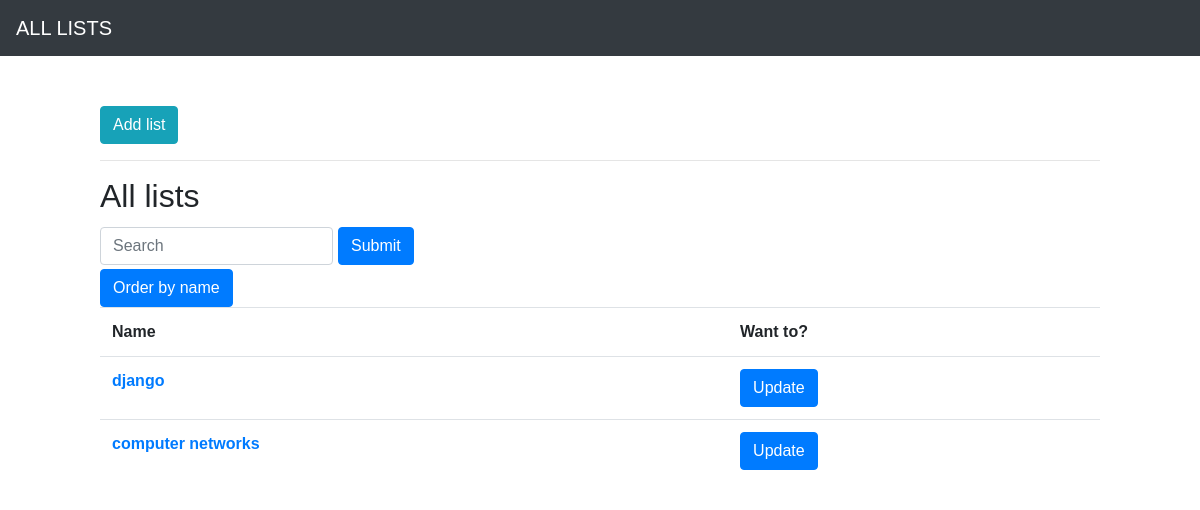
Before: / with the older database file.
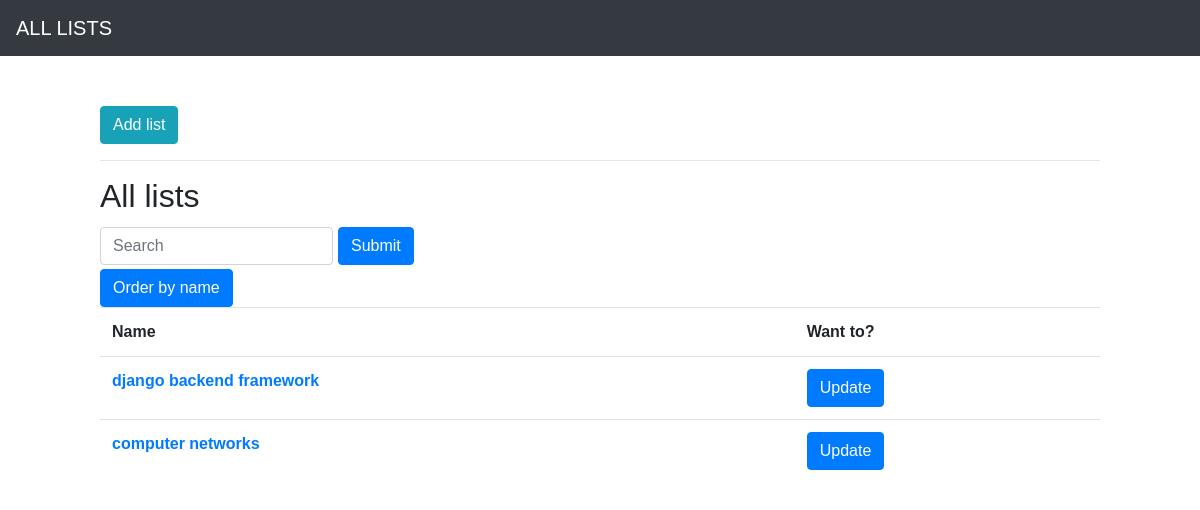
After: the same page with the newer database file.
### main/models.py (models this page shows, shortened)
class List(models.Model):
    name = models.CharField(max_length=255)

### main/views.py (the view, shortened to what this page needs)
# urls.py: path('', views.show_lists, name='index'),
def show_lists(request):
    if request.method == 'GET':
        form = SearchListForm(request.GET or None)
        print(form.errors)
        if request.GET.get('order', '') != '':
            context = {
                'lists': List.objects.order_by('name')
            }
            return render(request, 'index.html', context)
    form = SearchListForm()
    context = {
        'lists': List.objects.all(),
    }
    return render(request, 'index.html', context)

### templates/index.html (shortened to what this page needs)
{% extends 'base.html'%}
{% load staticfiles %}
{% block header %}
    <a href="/new_list"><button type="button" class="btn btn-info">Add list</button></a>
{% endblock %}
{% block content %}
<hr>
<h2>All lists</h2>
<form method="GET" class="form-inline" action="">
    <input class="form-control" type="text" name="name" placeholder="Search">
    <button type="submit" class="btn btn-primary my-1" style="margin-left: 5px;">Submit</button>
</form>
<button type="button" class="btn btn-primary" onclick="window.location.href='/?order=name'" >Order by name</button>
<table class="table">
    <tr>
        <th>Name</th>
        <th>Want to?</th>
    </tr>
    {% for list in lists %}
    <tr>
        <th><a href="{{list.id}}/todolist">{{list.name}}</a></th>
        <th><a href="{{list.id}}/update_list"><button type="button" class="btn btn-primary">Update</button></a></th>
    </tr>
    {% endfor %}
</table>
{% endblock %}

Changed rows visible on the page:
changed List: name "django" → "django backend framework"
